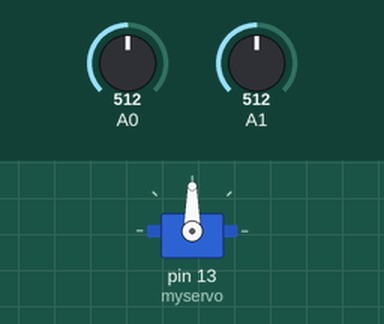
Recording of a sketch running on a simulated Arduino Uno, built with avr-gcc and run on an emulated ATmega328P. Parts: servo. The test bench sets the inputs (shaded band); at power-on: A0 = 512, A1 = 512. What the sketch prints to the serial monitor is not drawn.

Above: at 1.2 s.
1.3 s: A0 set to 716
At 1.6 s:
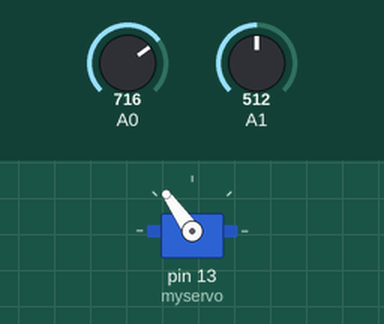
2.8 s: A0 set to 900
At 4.0 s:
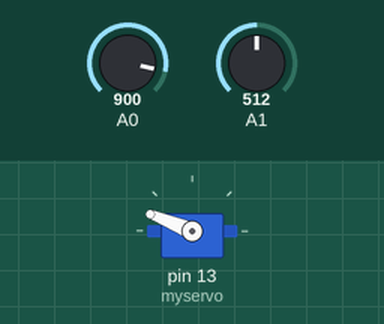
4.3 s: A0 set to 1023
At 5.1 s:
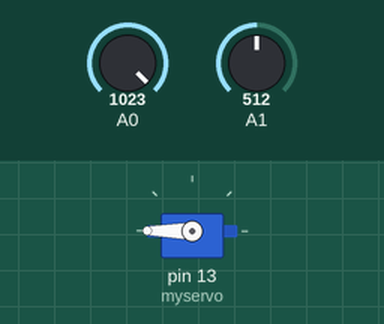
5.8 s: A0 set to 306
At 6.3 s:
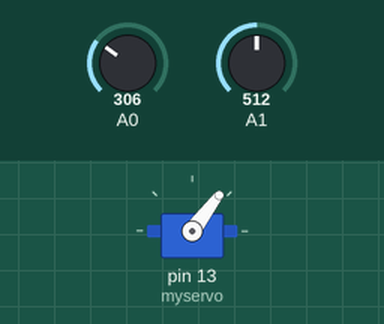
7.3 s: A0 set to 122
At 8.5 s:
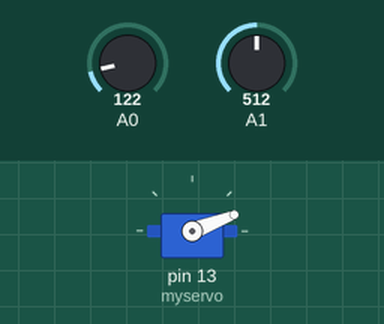
8.8 s: A0 set to 76
At 9.6 s:
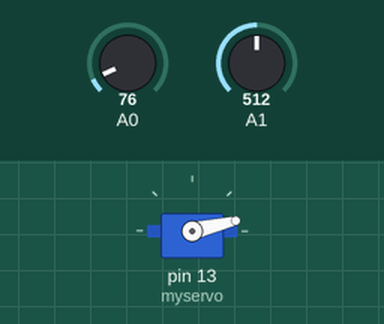
Timing chart, 0 to 11.3 s (numbered marks = the images above; inputs shaded):
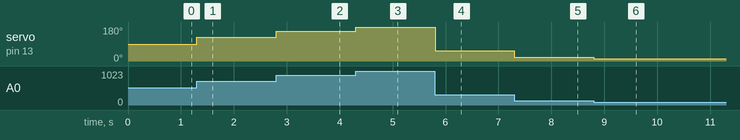

The sketch:

testing_joystic_with_servomotor.ino
```cpp
#include <Servo.h>
Servo myservo;
void setup() {
  // put your setup code here, to run once:
  Serial.begin(9600);
  pinMode(A0,INPUT);
  pinMode(A1,INPUT);
  pinMode(2,INPUT);
  // pinMode(13,OUTPUT);
  // pinMode(12,OUTPUT);
  myservo.attach(13);

}

void loop() {
  // put your main code here, to run repeatedly:
  int x = analogRead(A0);
  int y = analogRead(A1);
   int pos1= (x*180.0)/1023.0;
   //int pos2= (y*180.0)/1023.0;
   //myservo.write(pos1);
if (pos1<86.0){
    myservo.write(pos1);
  Serial.println(pos1);
}
else if (pos1>86.0){
  myservo.write(pos1);
    Serial.println(pos1);
}
else {
  myservo.write(pos1);
}
}
```

Measured:
- after the input at 1.3 s, servo on pin 13 (myservo): 90° → 125° at once
- after the input at 2.8 s, servo on pin 13 (myservo): 125° → 158° at once
- after the input at 4.3 s, servo on pin 13 (myservo): 158° → 180° at once
- after the input at 5.8 s, servo on pin 13 (myservo): 180° → 53° at once
- after the input at 7.3 s, servo on pin 13 (myservo): 53° → 21° at once
- after the input at 8.8 s, servo on pin 13 (myservo): 21° → 13° at once
